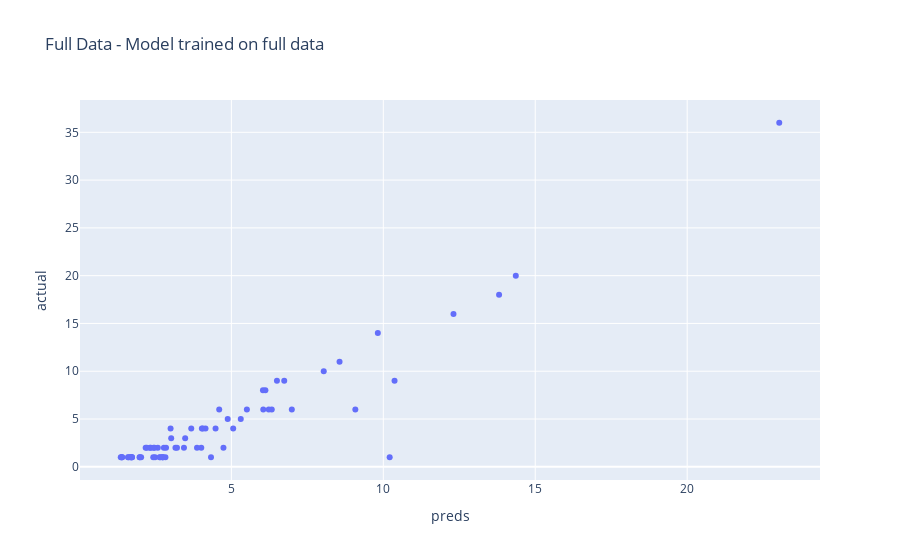

The code cell stored with this chart in its notebook:
### Code cell
# scatter plot of predictions
plot_df = pd.DataFrame({'preds': model['df_preds_full']['preds_full'],
                        'actual': model['df_preds_full']['shipped_quantity']})
fig = px.scatter(plot_df, x="preds", y='actual', title="Full Data - Model trained on full data")
fig.show()

### Figure 1 — Plotly figure (JSON) as saved in the notebook; plotly's stock layout.template omitted (floating-point values rounded to 4 significant figures)
{"data": [{"hovertemplate": "preds=%{x}<br>actual=%{y}<extra></extra>", "legendgroup": "", "marker": {"color": "#636efa", "symbol": "circle"}, "mode": "markers", "name": "", "orientation": "v", "showlegend": false, "type": "scatter", "x": [2.66, 2.49, 3.68, 1.99, 8.04, 1.41, 6.12, 4.48, 1.73, 12.31, 10.21, 2.78, 6.99, 2.03, 3.44, 1.6, 4.15, 23.03, 5.31, 3.16, 2.58, 2.18, 4.01, 6.04, 3, 4.06, 3.21, 2.32, 1.98, 5.06, 6.33, 3.02, 2.73, 6.05, 6.23, 2.35, 2.85, 1.61, 2.47, 1.39, 2.74, 2.22, 3.48, 4.33, 1.39, 2.44, 2.83, 5.51, 1.36, 2.64, 14.36, 1.7, 3.87, 9.82, 9.08, 10.37, 6.5, 1.71, 1.67, 4.74, 2.75, 4.88, 4.03, 2.43, 6.74, 8.56, 13.81, 1.73, 4.6], "xaxis": "x", "y": [1, 1, 4, 1, 10, 1, 8, 4, 1, 16, 1, 2, 6, 1, 2, 1, 4, 36, 5, 2, 2, 2, 2, 8, 4, 4, 2, 2, 1, 4, 6, 3, 1, 6, 6, 2, 2, 1, 2, 1, 1, 2, 3, 1, 1, 2, 1, 6, 1, 1, 20, 1, 2, 14, 6, 9, 9, 1, 1, 2, 1, 5, 4, 1, 9, 11, 18, 1, 6], "yaxis": "y"}], "layout": {"legend": {"tracegroupgap": 0}, "title": {"text": "Full Data - Model trained on full data"}, "xaxis": {"anchor": "y", "domain": [0, 1], "title": {"text": "preds"}}, "yaxis": {"anchor": "x", "domain": [0, 1], "title": {"text": "actual"}}}}
